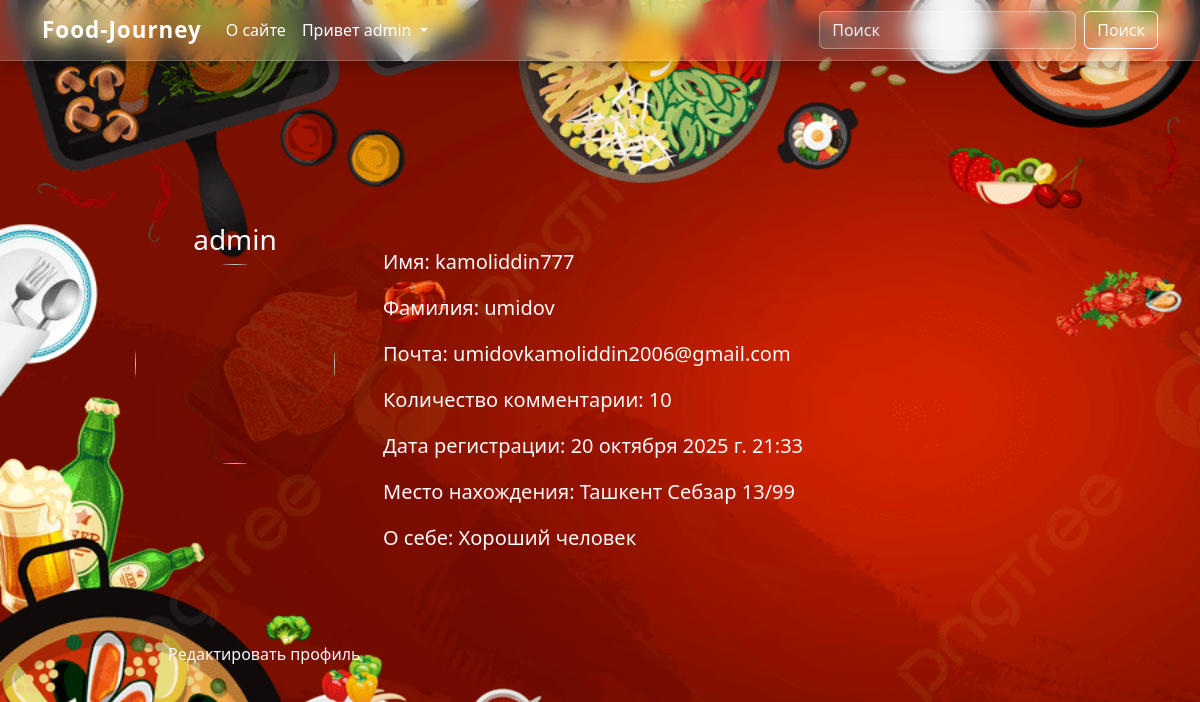
/profile/1/ (signed in), run on the app's committed database.
### food_journey/models.py (models this page shows, shortened)
class ProfileUser(models.Model):
    user = models.OneToOneField(User,on_delete=models.CASCADE,verbose_name='Пользователь')
    photo = models.ImageField(upload_to='profile/',verbose_name='Фото профиля',null=True,blank=True)
    is_online = models.BooleanField(default=False,verbose_name='Статус профиля')
    about = models.CharField(max_length=250,verbose_name='О себе',null=True,blank=True)
    location = models.CharField(max_length=50,verbose_name='Место нахождения',null=True,blank=True)
    def get_photo(self):
        if self.photo:
            return self.photo.url
        else:
            return 'https://admgor.nnov.ru/uploads/editor/30/71/dfc4e28b59dfe79524d94646f9254c2c8e39def1.jpg'
    def count_comment(self):
        if self.user.comment_set.all():
            return self.user.comment_set.all().count()
        else:
            return 0
    class Meta:
        verbose_name = 'Профиль '
        verbose_name_plural = 'Профили'

class Comment(models.Model):
    text = models.CharField(max_length=300,verbose_name='Текст комментарии')
    author = models.ForeignKey(User,on_delete=models.CASCADE,verbose_name='Автор')
    food = models.ForeignKey(Dish,on_delete=models.CASCADE,verbose_name='Еда')
    created_at = models.DateTimeField(auto_now_add=True,verbose_name='Дата добавления')
    class Meta:
        verbose_name = 'Комментарий'
        verbose_name_plural = 'Комментарии'

### food_journey/views.py (the view)
# urls.py: path('profile/<int:pk>/',profile_user,name='profile'),
def profile_user(request,pk):
    if request.user.is_authenticated:
        try:
            profile = ProfileUser.objects.get(user=pk)
            context = {
                'title':f'Профиль {profile.user.username}',
                'profile':profile,
                'account_form':EditAccountForm(instance=request.user),
                'profile_form':EditProfileUserForm(instance=request.user.profileuser)
            }
            return render(request,'food_journey/profile.html',context)
        except:
            return redirect('main')
    else:
        return redirect('main')

### food_journey/forms.py
class EditAccountForm(forms.ModelForm):
    first_name = forms.CharField(label='Ваше имя', widget=forms.TextInput(attrs={
        'class': 'form-control'}))
    last_name = forms.CharField(label='Ваше фамилия', widget=forms.TextInput(attrs={
        'class': 'form-control'}))
    email = forms.EmailField(label='Ваша почта', widget=forms.EmailInput(attrs={
        'class': 'form-control'
    }))
    username = UsernameField(label='Придумайте логин', widget=forms.TextInput(attrs={
        'class': 'form-control'
    }))
    old_password = forms.CharField(required=False,label='Текущий пароль', widget=forms.PasswordInput(attrs={
        'class': 'form-control'
    }))
    new_password = forms.CharField(required=False,min_length=8,label='Новый пароль', widget=forms.PasswordInput(attrs={
        'class': 'form-control'
    }))
    new_password2 = forms.CharField(required=False,min_length=8,label='Потвдердить пароль', widget=forms.PasswordInput(attrs={
        'class': 'form-control'
    }))
    class Meta:
        model = User
        fields = ('first_name', 'last_name', 'email', 'username', 'old_password', 'new_password','new_password2')

class EditProfileUserForm(forms.ModelForm):
    location = forms.CharField(label='Место локации',required=False,max_length=50,widget=forms.TextInput(attrs={
        'class': 'form-control'
    }))
    about = forms.CharField(
        label='О себе',
        required=False,
        max_length=300,
        widget=forms.Textarea(attrs={
            'class': 'form-control',
            'style': (
                'background-color: transparent; '
                'color: white; '
                'border: 1px solid rgba(255,255,255,0.4); '
                'transition: all 0.3s ease; '
            ),
            'onmouseover': "this.style.backgroundColor='rgba(255,255,255,0.1)'",
            'onmouseout': "this.style.backgroundColor='transparent'",
        })
    )
    photo = forms.ImageField(label='Фото',required=False,widget=forms.FileInput(attrs={
        'class': 'form-control'
    }))
    class Meta:
        model = ProfileUser
        fields = ('location','photo','about')

### food_journey/templates/food_journey/profile.html (shortened to what this page needs)
{% extends 'base.html' %}
{% block main %}
<div class="d-flex justify-content-center col-12 py-5">
    <div class="col-10">
        <div class="d-flex profile_info text-light">
            <div class="profile_photo text-center">
                <h3>{{ profile.user.username }}</h3>
                <img src="{{ profile.get_photo }}" alt="" height="200" width="200" class="rounded-circle">
            </div>
            <div class="mx-5 profile_detail text-light">
                <div class="info d-flex flex-column mt-4 fs-5">
                    <p>Имя: {{ profile.user.first_name }}</p>
                    <p>Фамилия: {{ profile.user.last_name }}</p>
                    <p>Почта: {{ profile.user.email }}</p>
                    <p>Количество комментарии: {{ profile.count_comment }}</p>
                    <p>Дата регистрации: {{ profile.user.date_joined }}</p>
                    <p>Место нахождения: {% if profile.location %} {{ profile.location }} {% endif %}</p>
                    <p>О себе:  {% if profile.about %} {{ profile.about }} {% endif %}</p>
                </div>
            </div>
        </div>
        <div class="change_profile my-5 p-3">
            <div class="mb-3">
                <button class="btn glass-btn w-100 text-light text-start px-3 py-2" type="button"
                        data-bs-toggle="collapse" data-bs-target="#collapseHistory"
                        aria-expanded="false" aria-controls="collapseHistory">
                    Редактировать профиль
                </button>
            </div>
        </div>
   </div>
</div>
{% endblock main %}

### base_templates/base.html (shortened to what this page needs)
{% load static %}
<!doctype html>
<html lang="en">
<head>
    <link href="https://cdn.jsdelivr.net/npm/bootstrap@5.3.3/dist/css/bootstrap.min.css" rel="stylesheet">
    <link rel="stylesheet" href="https://cdn.jsdelivr.net/npm/bootstrap-icons@1.11.1/font/bootstrap-icons.css">
    <link rel="stylesheet" href="{% static 'css/style.css' %}">
</head>
<body>
<nav class="navbar navbar-expand-lg glass-navbar">
    <div class="container">
        <a class="navbar-brand fw-bold text-light" href="{% url 'main' %}">Food-Journey</a>
        <div class="collapse navbar-collapse" id="navbarSupportedContent">
            <ul class="navbar-nav me-auto mb-2 mb-lg-0">
                <li class="nav-item">
                    <a class="nav-link active text-light" aria-current="page" href="{% url 'about' %}">О сайте</a>
                </li>
                {% if request.user.is_authenticated %}
                <li class="nav-item dropdown">
                    <a class="nav-link dropdown-toggle text-light" href="#" role="button" data-bs-toggle="dropdown"
                       aria-expanded="false">
                        Привет {{ request.user.username }}
                    </a>
                </li>
                {% else %}
                <li class="nav-item">
                    <a href="{% url 'login' %}" class="nav-link active text-light">Вход / Регистрация</a>
                </li>
                {% endif %}
            </ul>
            <form class="d-flex" role="search" method="get" action="{% url 'search' %}">
                <input name="q" class="form-control me-2" type="search" placeholder="Поиск" aria-label="Поиск">
                <button class="btn btn-outline-light" type="submit">Поиск</button>
            </form>
        </div>
    </div>
</nav>
<main class="main p-4">
    <div class="container">
        {% block main %}
        {% endblock main %}
    </div>
</main>
</body>
</html>

### food_journey/static/css/style.css (style rules this page uses)
body { background: url("../images/bg7_new.jpg") no-repeat ; background-attachment: fixed; background-size:cover; }
.navbar { background: rgba(255, 255, 255, 0.15) !important; backdrop-filter: blur(12px); -webkit-backdrop-filter: blur(12px); border-bottom: 1px solid rgba(255, 255, 255, 0.25); box-shadow: 0 4px 20px rgba(0, 0, 0, 0.3); }
.navbar .nav-link { color: #fff !important; font-weight: 500; transition: all 0.3s ease; border-radius: 8px; padding: 8px 14px; }
.navbar-brand { color: #fff !important; font-size: 1.4rem; letter-spacing: 1px; transition: color 0.3s ease; }
.form-control { background: rgba(255, 255, 255, 0.15); color: #fff; border: 1px solid rgba(255, 255, 255, 0.3); }
.form-control::placeholder { color: #eee; }
.main { margin-top: 90px; }
.glass-navbar { background: rgba(30, 30, 30, 0.4); backdrop-filter: blur(10px); border-bottom: 1px solid rgba(255, 255, 255, 0.2); }
.navbar .nav-link { color: #fff !important; transition: color 0.3s ease; }
form input { background-color: rgba(255, 255, 255, 0.15) !important; border: 1px solid rgba(255, 255, 255, 0.4); color: white !important; }
form input::placeholder { color: rgba(255, 255, 255, 0.7); }

### data on the page
ProfileUser: user.username "admin", user.first_name "kamoliddin777", user.last_name "umidov", user.email "umidovkamoliddin2006@gmail.com", count_comment "10", user.date_joined "20 октября 2025 г. 21:33", location "Ташкент Себзар 13/99", about "Хороший человек"

### other printed values
{{ request.user.username }} "admin"
